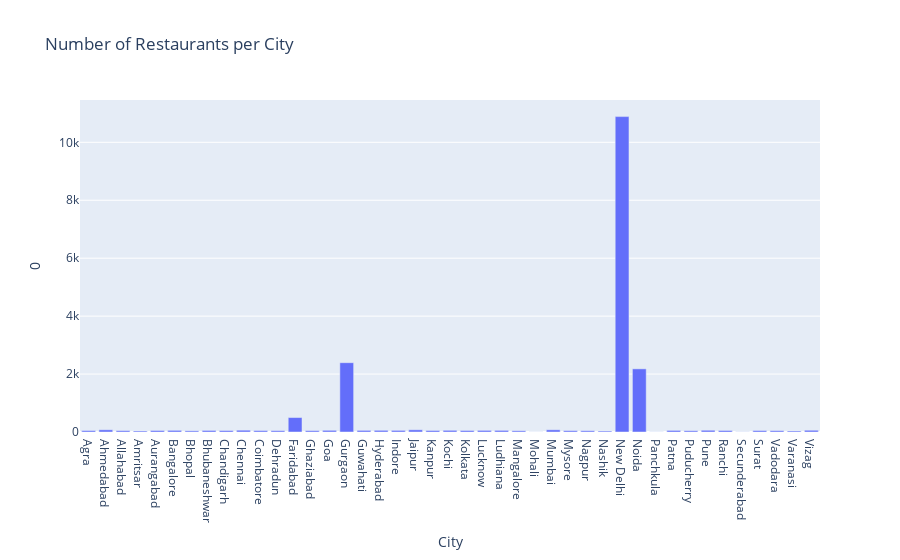
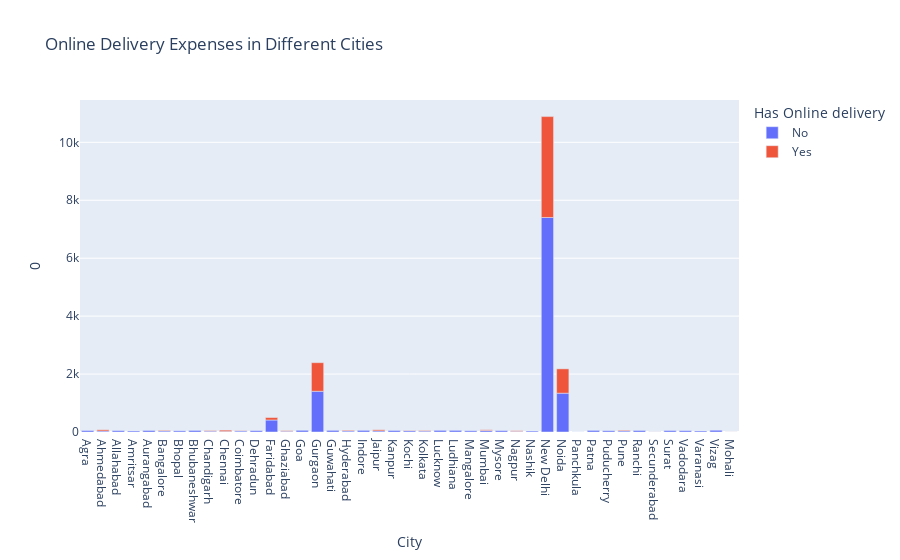
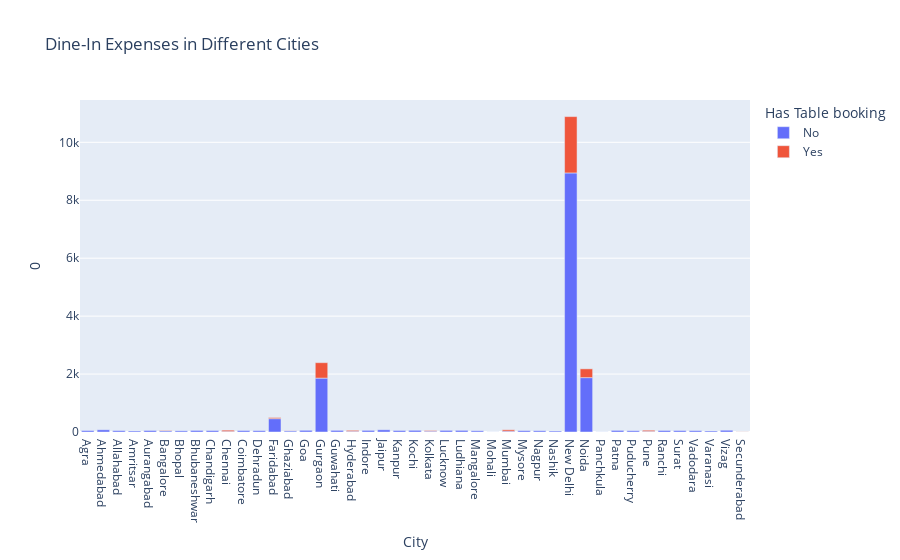
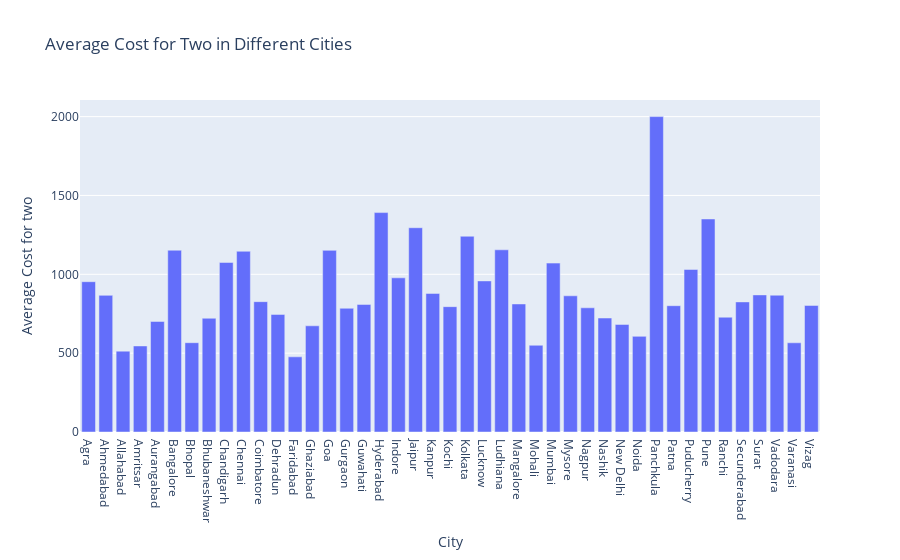

These figures' notebook cell, in order:
### Markdown cell above
## City comparison within India

### Code cell
# Filter data for India
india_df = df[df['Country'] == 'India']

# Report 1: Comparison Between Cities in India
fig_cities = px.bar(india_df.groupby('City').size().reset_index(), x='City', y=0, title='Number of Restaurants per City')

# Report 2: Online Delivery Expenses in Different Cities
fig_online_delivery = px.bar(
    india_df.groupby(['City', 'Has Online delivery']).size().reset_index(),
    x='City', y=0, color='Has Online delivery', 
    title='Online Delivery Expenses in Different Cities'
)

# Report 3: Dine-In Expenses in Different Cities
fig_dine_in = px.bar(
    india_df.groupby(['City', 'Has Table booking']).size().reset_index(),
    x='City', y=0, color='Has Table booking',
    title='Dine-In Expenses in Different Cities'
)


# Report 4: High Living Cost vs. Low Living Cost
fig_cost_cities = px.bar(
    india_df.groupby('City')['Average Cost for two'].mean().reset_index(),
    x='City', y='Average Cost for two',
    title='Average Cost for Two in Different Cities'
)


# Show the figures
fig_cities.show()
fig_online_delivery.show()
fig_dine_in.show()
fig_cost_cities.show()

### Figure 1 — Plotly figure (JSON) as saved in the notebook; plotly's stock layout.template omitted (floating-point values rounded to 4 significant figures)
{"data": [{"alignmentgroup": "True", "hovertemplate": "City=%{x}<br>0=%{y}<extra></extra>", "legendgroup": "", "marker": {"color": "#636efa", "pattern": {"shape": ""}}, "name": "", "offsetgroup": "", "orientation": "v", "showlegend": false, "textposition": "auto", "type": "bar", "x": ["Agra", "Ahmedabad", "Allahabad", "Amritsar", "Aurangabad", "Bangalore", "Bhopal", "Bhubaneshwar", "Chandigarh", "Chennai", "Coimbatore", "Dehradun", "Faridabad", "Ghaziabad", "Goa", "Gurgaon", "Guwahati", "Hyderabad", "Indore", "Jaipur", "Kanpur", "Kochi", "Kolkata", "Lucknow", "Ludhiana", "Mangalore", "Mohali", "Mumbai", "Mysore", "Nagpur", "Nashik", "New Delhi", "Noida", "Panchkula", "Patna", "Puducherry", "Pune", "Ranchi", "Secunderabad", "Surat", "Vadodara", "Varanasi", "Vizag"], "xaxis": "x", "y": [49, 76, 47, 35, 52, 57, 40, 54, 50, 62, 49, 46, 499, 47, 58, 2393, 56, 58, 56, 76, 52, 58, 52, 56, 56, 42, 2, 76, 47, 44, 33, 10888, 2180, 3, 55, 44, 60, 52, 4, 49, 46, 35, 60], "yaxis": "y"}], "layout": {"barmode": "relative", "legend": {"tracegroupgap": 0}, "title": {"text": "Number of Restaurants per City"}, "xaxis": {"anchor": "y", "domain": [0, 1], "title": {"text": "City"}}, "yaxis": {"anchor": "x", "domain": [0, 1], "title": {"text": "0"}}}}

### Figure 2 — Plotly figure (JSON) as saved in the notebook; plotly's stock layout.template omitted (floating-point values rounded to 4 significant figures)
{"data": [{"alignmentgroup": "True", "hovertemplate": "Has Online delivery=No<br>City=%{x}<br>0=%{y}<extra></extra>", "legendgroup": "No", "marker": {"color": "#636efa", "pattern": {"shape": ""}}, "name": "No", "offsetgroup": "No", "orientation": "v", "showlegend": true, "textposition": "auto", "type": "bar", "x": ["Agra", "Ahmedabad", "Allahabad", "Amritsar", "Aurangabad", "Bangalore", "Bhopal", "Bhubaneshwar", "Chandigarh", "Chennai", "Coimbatore", "Dehradun", "Faridabad", "Ghaziabad", "Goa", "Gurgaon", "Guwahati", "Hyderabad", "Indore", "Jaipur", "Kanpur", "Kochi", "Kolkata", "Lucknow", "Ludhiana", "Mangalore", "Mumbai", "Mysore", "Nagpur", "Nashik", "New Delhi", "Noida", "Panchkula", "Patna", "Puducherry", "Pune", "Ranchi", "Secunderabad", "Surat", "Vadodara", "Varanasi", "Vizag"], "xaxis": "x", "y": [49, 33, 47, 35, 52, 36, 40, 54, 30, 16, 37, 46, 414, 27, 58, 1406, 56, 35, 56, 37, 52, 45, 32, 56, 56, 42, 49, 47, 21, 33, 7405, 1340, 3, 55, 44, 37, 52, 2, 49, 46, 35, 60], "yaxis": "y"}, {"alignmentgroup": "True", "hovertemplate": "Has Online delivery=Yes<br>City=%{x}<br>0=%{y}<extra></extra>", "legendgroup": "Yes", "marker": {"color": "#EF553B", "pattern": {"shape": ""}}, "name": "Yes", "offsetgroup": "Yes", "orientation": "v", "showlegend": true, "textposition": "auto", "type": "bar", "x": ["Ahmedabad", "Bangalore", "Chandigarh", "Chennai", "Coimbatore", "Faridabad", "Ghaziabad", "Gurgaon", "Hyderabad", "Jaipur", "Kochi", "Kolkata", "Mohali", "Mumbai", "Nagpur", "New Delhi", "Noida", "Pune", "Secunderabad"], "xaxis": "x", "y": [43, 21, 20, 46, 12, 85, 20, 987, 23, 39, 13, 20, 2, 27, 23, 3483, 840, 23, 2], "yaxis": "y"}], "layout": {"barmode": "relative", "legend": {"title": {"text": "Has Online delivery"}, "tracegroupgap": 0}, "title": {"text": "Online Delivery Expenses in Different Cities"}, "xaxis": {"anchor": "y", "domain": [0, 1], "title": {"text": "City"}}, "yaxis": {"anchor": "x", "domain": [0, 1], "title": {"text": "0"}}}}

### Figure 3 — Plotly figure (JSON) as saved in the notebook; plotly's stock layout.template omitted (floating-point values rounded to 4 significant figures)
{"data": [{"alignmentgroup": "True", "hovertemplate": "Has Table booking=No<br>City=%{x}<br>0=%{y}<extra></extra>", "legendgroup": "No", "marker": {"color": "#636efa", "pattern": {"shape": ""}}, "name": "No", "offsetgroup": "No", "orientation": "v", "showlegend": true, "textposition": "auto", "type": "bar", "x": ["Agra", "Ahmedabad", "Allahabad", "Amritsar", "Aurangabad", "Bangalore", "Bhopal", "Bhubaneshwar", "Chandigarh", "Chennai", "Coimbatore", "Dehradun", "Faridabad", "Ghaziabad", "Goa", "Gurgaon", "Guwahati", "Hyderabad", "Indore", "Jaipur", "Kanpur", "Kochi", "Kolkata", "Lucknow", "Ludhiana", "Mangalore", "Mohali", "Mumbai", "Mysore", "Nagpur", "Nashik", "New Delhi", "Noida", "Panchkula", "Patna", "Puducherry", "Pune", "Ranchi", "Surat", "Vadodara", "Varanasi", "Vizag"], "xaxis": "x", "y": [49, 76, 47, 35, 52, 40, 40, 54, 50, 16, 49, 46, 461, 40, 58, 1860, 56, 23, 56, 76, 52, 58, 28, 56, 56, 42, 2, 27, 47, 44, 33, 8943, 1877, 3, 55, 44, 19, 52, 49, 46, 35, 60], "yaxis": "y"}, {"alignmentgroup": "True", "hovertemplate": "Has Table booking=Yes<br>City=%{x}<br>0=%{y}<extra></extra>", "legendgroup": "Yes", "marker": {"color": "#EF553B", "pattern": {"shape": ""}}, "name": "Yes", "offsetgroup": "Yes", "orientation": "v", "showlegend": true, "textposition": "auto", "type": "bar", "x": ["Bangalore", "Chennai", "Faridabad", "Ghaziabad", "Gurgaon", "Hyderabad", "Kolkata", "Mumbai", "New Delhi", "Noida", "Pune", "Secunderabad"], "xaxis": "x", "y": [17, 46, 38, 7, 533, 35, 24, 49, 1945, 303, 41, 4], "yaxis": "y"}], "layout": {"barmode": "relative", "legend": {"title": {"text": "Has Table booking"}, "tracegroupgap": 0}, "title": {"text": "Dine-In Expenses in Different Cities"}, "xaxis": {"anchor": "y", "domain": [0, 1], "title": {"text": "City"}}, "yaxis": {"anchor": "x", "domain": [0, 1], "title": {"text": "0"}}}}

### Figure 4 — Plotly figure (JSON) as saved in the notebook; plotly's stock layout.template omitted (floating-point values rounded to 4 significant figures)
{"data": [{"alignmentgroup": "True", "hovertemplate": "City=%{x}<br>Average Cost for two=%{y}<extra></extra>", "legendgroup": "", "marker": {"color": "#636efa", "pattern": {"shape": ""}}, "name": "", "offsetgroup": "", "orientation": "v", "showlegend": false, "textposition": "auto", "type": "bar", "x": ["Agra", "Ahmedabad", "Allahabad", "Amritsar", "Aurangabad", "Bangalore", "Bhopal", "Bhubaneshwar", "Chandigarh", "Chennai", "Coimbatore", "Dehradun", "Faridabad", "Ghaziabad", "Goa", "Gurgaon", "Guwahati", "Hyderabad", "Indore", "Jaipur", "Kanpur", "Kochi", "Kolkata", "Lucknow", "Ludhiana", "Mangalore", "Mohali", "Mumbai", "Mysore", "Nagpur", "Nashik", "New Delhi", "Noida", "Panchkula", "Patna", "Puducherry", "Pune", "Ranchi", "Secunderabad", "Surat", "Vadodara", "Varanasi", "Vizag"], "xaxis": "x", "y": [953.1, 866.4, 512.8, 545.7, 701.0, 1153.0, 566.2, 721.3, 1075, 1146.0, 826.5, 745.7, 476.7, 673.4, 1152.0, 784.5, 808.9, 1391.0, 977.7, 1295.0, 878.8, 794.8, 1241.0, 958.0, 1155.0, 811.9, 550, 1071.0, 863.6, 787.5, 722.7, 682.0, 606.5, 2000, 800.9, 1031.0, 1351.0, 727.9, 825, 869.4, 867.4, 565.7, 802.5], "yaxis": "y"}], "layout": {"barmode": "relative", "legend": {"tracegroupgap": 0}, "title": {"text": "Average Cost for Two in Different Cities"}, "xaxis": {"anchor": "y", "domain": [0, 1], "title": {"text": "City"}}, "yaxis": {"anchor": "x", "domain": [0, 1], "title": {"text": "Average Cost for two"}}}}
